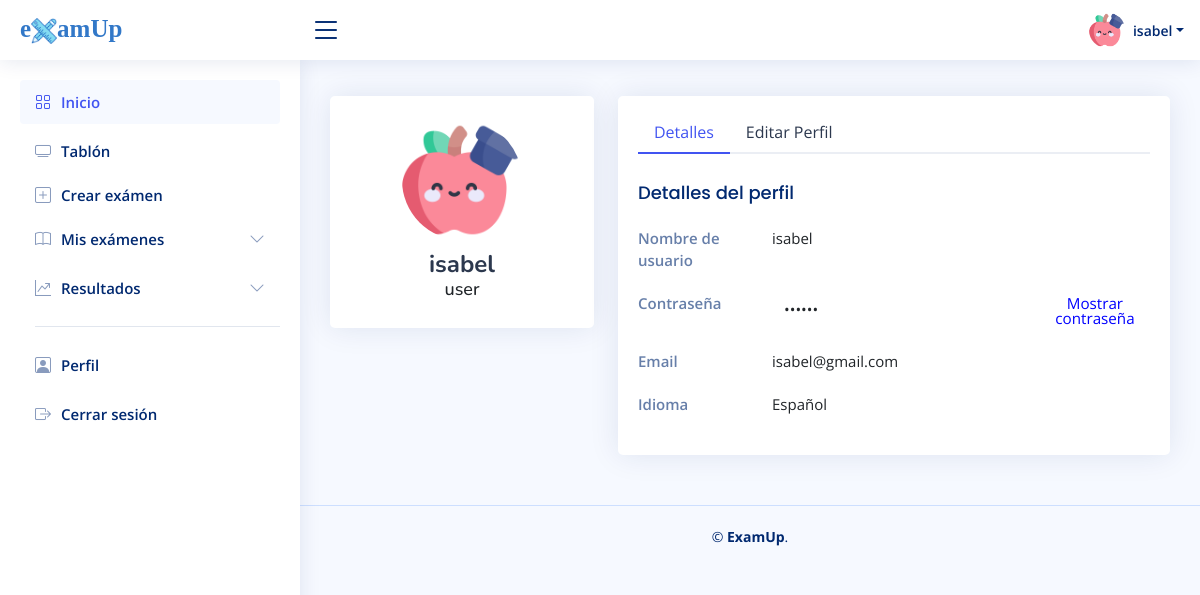
Screenshot of /app/main.php?profile (signed in) with the database file from the repository.
### tables this page shows
CREATE TABLE `rols` (
  `id_rol` int(255) NOT NULL,
  `rol_name` varchar(255) NOT NULL,
  `rol_key` int(255) NOT NULL
);

CREATE TABLE `users` (
  `id_user` int(255) NOT NULL,
  `gid_user` varchar(255) NOT NULL,
  `user_name` varchar(255) NOT NULL,
  `email` varchar(255) NOT NULL,
  `password` varchar(255) NOT NULL,
  `rol_key` int(255) NOT NULL,
  `lang_key` int(255) NOT NULL
);

CREATE TABLE `languages` (
  `id_language` int(255) NOT NULL,
  `code_name` varchar(255) NOT NULL,
  `description` varchar(255) NOT NULL,
  `lang_key` int(255) NOT NULL,
  `img` text NOT NULL
);

### app/profile.php (the view, shortened to what this page needs)
<!DOCTYPE html>
<html lang="en">
<head>
</head>
    <body>
        <main>
            <section class="section profile">
              <div class="row">
                <div class="col-xl-4">
                  <div class="card">
                    <div class="card-body profile-card pt-4 d-flex flex-column align-items-center">
                      <img src="assets/img/profile2.png" alt="Profile" class="rounded-circle">
                      <h2><?php  echo ($_SESSION['username']) ?></h2>
                      <h3>
                          <?php
                            $consulta = 'SELECT rol_name FROM rols WHERE rol_key="'.$_SESSION['rolkey'].'" ';
                            $resultado = $conection->query($consulta);
                            $fila=$resultado->fetch_assoc();
                            $roluser = $fila['rol_name'];
                            echo $roluser
                          ?>
                    </h3>
                    </div>
                  </div>
                </div>
                <div class="col-xl-8">
                  <div class="card">
                    <div class="card-body pt-3">
                      <ul class="nav nav-tabs nav-tabs-bordered">
                        <li class="nav-item">
                          <button class="nav-link active" data-bs-toggle="tab" data-bs-target="#profile-overview">Detalles</button>
                        </li>
                        <li class="nav-item">
                          <button class="nav-link" data-bs-toggle="tab" data-bs-target="#profile-edit">Editar Perfil</button>
                        </li>
                      </ul>
                      <div class="tab-content pt-2">
                        <div class="tab-pane fade show active profile-overview" id="profile-overview">
                          <h5 class="card-title">Detalles del perfil</h5>
                          <div class="row">
                            <div class="col-lg-3 col-md-4 label ">Nombre de usuario</div>
                            <div class="col-lg-9 col-md-8"><?php  echo ($_SESSION['username']) ?></div>
                          </div>
                           <div class="row">
                                <div class="col-lg-3 col-md-4 label">Contraseña</div>
                                <div class="col-lg-6 col-md-6">
                                    <input id="password-input" class="form-control" type="password" style="background:white; border:none; font-size:0.95rem;" value=
                                    <?php
                                    $consulta = 'SELECT password FROM users WHERE user_name="'.$_SESSION['username'].'" ';
                                    $resultado = $conection->query($consulta);
                                    $fila=$resultado->fetch_assoc();
                                    $password = $fila['password'];
                                    echo $password
                                    ?>
                                    disabled>
                                </div>
                                <div class="col-lg-3 col-md-2">
                                    <button id="toggle-password" class="btn btn-secondary" style="color:blue; border:none; background:white; font-size: 0.95rem; padding: 0.25rem 0.5rem; line-height: 1;">Mostrar contraseña</button>
                                </div>
                            </div>
                          <div class="row">
                            <div class="col-lg-3 col-md-4 label">Email</div>
                            <div class="col-lg-9 col-md-8">
                                <?php
                                    $consulta = 'SELECT email FROM users WHERE user_name="'.$_SESSION['username'].'" ';
                                    $resultado = $conection->query($consulta);
                                    $fila=$resultado->fetch_assoc();
                                    $email = $fila['email'];
                                    echo $email
                                  ?>
                            </div>
                          </div>
                          <div class="row">
                            <div class="col-lg-3 col-md-4 label">Idioma</div>
                            <div class="col-lg-9 col-md-8">
                              <?php
                                    $consulta = 'SELECT description FROM languages WHERE lang_key="'.$_SESSION['langkey'].'" ';
                                    $resultado = $conection->query($consulta);
                                    $fila=$resultado->fetch_assoc();
                                    $idioma = $fila['description'];
                                    echo $idioma
                                  ?>
                            </div>
                          </div>
                        </div>
                      </div>
                    </div>
                  </div>
                </div>
              </div>
            </section>
        </main>
    </body>
</html>

### app/assets/css/style.css (style rules this page uses)
:root { scroll-behavior: smooth; }
body { font-family: "Open Sans", sans-serif; background: #f6f9ff; color: #444444; }
h1, h2, h3, h4, h5, h6 { font-family: "Nunito", sans-serif; }
.card { margin-bottom: 30px; border: none; border-radius: 5px; box-shadow: 0px 0 30px rgba(1, 41, 112, 0.1); }
.card-title { padding: 20px 0 15px 0; font-size: 18px; font-weight: 500; color: #012970; font-family: "Poppins", sans-serif; }
.card-body { padding: 0 20px 20px 20px; }
.nav-tabs-bordered { border-bottom: 2px solid #ebeef4; }
.nav-tabs-bordered .nav-link { margin-bottom: -2px; border: none; color: #2c384e; }
.nav-tabs-bordered .nav-link.active { background-color: #fff; color: #4154f1; border-bottom: 2px solid #4154f1; }
.profile .profile-card img { max-width: 120px; }
.profile .profile-card h2 { font-size: 24px; font-weight: 700; color: #2c384e; margin: 10px 0 0 0; }
.profile .profile-card h3 { font-size: 18px; }
.profile .profile-overview .row { margin-bottom: 20px; font-size: 15px; }
.profile .profile-overview .card-title { color: #012970; }
.profile .profile-overview .label { font-weight: 600; color: rgba(1, 41, 112, 0.6); }

### rows the page displays
rols: rol_name "user"
users: email "isabel@gmail.com"
languages: description "Español"

### other values shown
$_SESSION['username'] "isabel"
